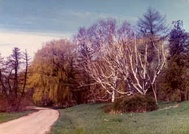
#> input picture Assignment 2/Group03_Assignment2_code/Group03_Assignment2_code/3-class-scene-image-dataset/test/botanical_garden/sun_aajgmzsvuhejexcq.jpg, 189 x 134 px, shrunk from 326 x 232 before the run, given as the content of the folder 3-class-scene-image-dataset/train, which was not available
$ jupyter execute --allow-errors 'Group03_Assignment2_dataste(2b)_BoVW_code.ipynb'   (text cells are left out)
#> lines starting #> are read from the running program, lines starting #| are printed output that depends on the picture; pictures that were not available may be replaced by others from this repository, and a replacement may not be noted
[cell 1]
import os
import numpy as np
import cv2
from sklearn.cluster import KMeans

# Function to extract 24-dimensional color histogram features from patches
def extract_patch_histogram(patch, bins=(8, 8, 8)):
    hist_r = cv2.calcHist([patch], [0], None, [bins[0]], [0, 256]).flatten()  # Red channel
    hist_g = cv2.calcHist([patch], [1], None, [bins[1]], [0, 256]).flatten()  # Green channel
    hist_b = cv2.calcHist([patch], [2], None, [bins[2]], [0, 256]).flatten()  # Blue channel

    hist_r /= np.sum(hist_r)
    hist_g /= np.sum(hist_g)
    hist_b /= np.sum(hist_b)

    feature_vector = np.concatenate([hist_r, hist_g, hist_b])
    return feature_vector

# Extract features from 32x32 patches
def extract_image_features(image, patch_size=(32, 32), bins=(8, 8, 8)):
    img_h, img_w, _ = image.shape
    all_patches_features = []

    for i in range(0, img_h, patch_size[0]):
        for j in range(0, img_w, patch_size[1]):
            patch = image[i:i+patch_size[0], j:j+patch_size[1]]
            if patch.shape[0] == patch_size[0] and patch.shape[1] == patch_size[1]:
                patch_features = extract_patch_histogram(patch, bins)
                all_patches_features.append(patch_features)

    return np.array(all_patches_features)

# Extract BoVW feature for a single image
def extract_bovw_feature(image_path, kmeans_model, num_clusters=32):
    image = cv2.imread(image_path)
    if image is not None:
        features = extract_image_features(image)
        cluster_assignments = kmeans_model.predict(features)

        # Count how many features fall into each of the 32 clusters
        bovw_feature = np.histogram(cluster_assignments, bins=np.arange(0, num_clusters + 1))[0]

        # Normalize the BoVW vector
        bovw_feature = bovw_feature / np.sum(bovw_feature)
        return bovw_feature

# Process and save BoVW features for the entire dataset
def process_bovw_features_for_dataset(dataset_folder, kmeans_model, output_folder, num_clusters=32):
    if not os.path.exists(output_folder):
        os.makedirs(output_folder)

    class_folders = os.listdir(dataset_folder)
    for class_name in class_folders:
        class_folder_path = os.path.join(dataset_folder, class_name)
        output_class_folder = os.path.join(output_folder, class_name)
        if not os.path.exists(output_class_folder):
            os.makedirs(output_class_folder)

        for image_name in os.listdir(class_folder_path):
            image_path = os.path.join(class_folder_path, image_name)
            bovw_feature = extract_bovw_feature(image_path, kmeans_model, num_clusters)
            output_file = os.path.join(output_class_folder, f"{image_name.split('.')[0]}_bovw.npy")
            np.save(output_file, bovw_feature)
            print(f"Processed and saved BoVW features for {image_name}")

# Example usage for processing the train and test datasets
train_folder = r'3-class-scene-image-dataset/train'
test_folder = r'3-class-scene-image-dataset/test'
output_train_bovw = r'3-class-scene-image-dataset/output_train_features_bovw'
output_test_bovw = r'3-class-scene-image-dataset/output_test_features_bovw'

# Assuming 24-dimensional histogram features have already been extracted for all training images
# Load all the training 24-dimensional features to apply K-means clustering
all_train_features = []
for class_name in os.listdir(train_folder):
    class_folder = os.path.join(train_folder, class_name)
    for image_name in os.listdir(class_folder):
        image_path = os.path.join(class_folder, image_name)
        image = cv2.imread(image_path)  # Load the image using OpenCV
#> image is the input picture: shape (134, 189, 3); mean B, G, R 110.7, 108.8, 131.4
    if image is not None:
        features = extract_image_features(image)  # Extract the 24-dimensional color histogram features from the image
#> after the loop in extract_image_features, `for i in range(0, img_h, patch_size[0]):`: all_patches_features = 20 items
#> in extract_image_features, `return np.array(all_patches_features)`:
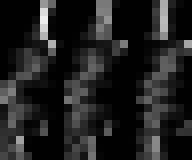
#> returned value: shape (20, 24) float32 (shown 8 times larger); min 0, max 0.928, mean 0.125
        all_train_features.append(features)
        all_train_features.append(features)

all_train_features = np.vstack(all_train_features)  # Combine all training features
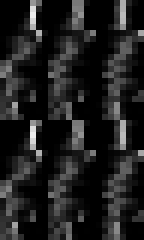
#> all_train_features: shape (40, 24) float32 (shown 6 times larger); min 0, max 0.928, mean 0.125

# Perform K-means clustering on the 24-dimensional features of all classes
num_clusters = 32
kmeans_model = KMeans(n_clusters=num_clusters, random_state=42)
kmeans_model.fit(all_train_features)

# Process and save BoVW features for training and test sets
print("Processing BoVW features for training set...")
process_bovw_features_for_dataset(train_folder, kmeans_model, output_train_bovw, num_clusters)
#> the loop in extract_image_features (call 2), `for i in range(0, img_h, patch_size[0]):` made 5 passes
#> in extract_bovw_feature, `cluster_assignments = kmeans_model.predict(features)`: cluster_assignments = 20 values, max 19 at index 7, min 0 at index 14, mean 9.5
#> in extract_bovw_feature, `bovw_feature = np.histogram(cluster_assignments, bins=np.arange(0, num..`: bovw_feature = 32 values, max 1 at index 0, min 0 at index 20, mean 0.625
#> in extract_bovw_feature, `bovw_feature = bovw_feature / np.sum(bovw_feature)`: bovw_feature = 32 values, max 0.05 at index 0, min 0 at index 20, mean 0.0312

print("Processing BoVW features for test set...")
process_bovw_features_for_dataset(test_folder, kmeans_model, output_test_bovw, num_clusters)
#> pass 2 of the loop in process_bovw_features_for_dataset, `for class_name in class_folders:`:
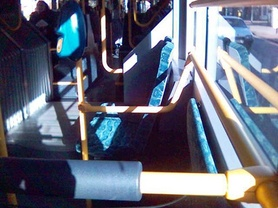
#> input picture Assignment 2/Group03_Assignment2_code/Group03_Assignment2_code/3-class-scene-image-dataset/test/bus_interior/sun_acllxzfyqauwsehk.jpg, 278 x 208 px, shrunk from 480 x 360 before the run
#> in extract_bovw_feature, image is the input picture: shape (208, 278, 3); mean B, G, R 121.6, 105.1, 100.5
#> the loop in extract_image_features (call 6), `for i in range(0, img_h, patch_size[0]):` made 7 passes
#> after the loop in extract_image_features (call 6), `for i in range(0, img_h, patch_size[0]):`: all_patches_features = 48 items
#> in extract_image_features (call 6), `return np.array(all_patches_features)`:
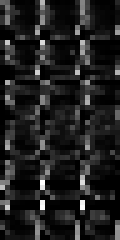
#> returned value: shape (48, 24) float32 (shown 5 times larger); min 0, max 0.997, mean 0.125
#| Processed and saved BoVW features for sun_acllxzfyqauwsehk.jpg

[cell 2]
import os
import numpy as np
import cv2
from sklearn.cluster import KMeans
import matplotlib.pyplot as plt

# Function to visualize BoVW histogram
# [6 lines left out: function plot_bovw_histogram, not called in this run]

# Function to extract 24-dimensional color histogram features from patches (already defined)
def extract_patch_histogram(patch, bins=(8, 8, 8)):
    hist_r = cv2.calcHist([patch], [0], None, [bins[0]], [0, 256]).flatten()
    hist_g = cv2.calcHist([patch], [1], None, [bins[1]], [0, 256]).flatten()
    hist_b = cv2.calcHist([patch], [2], None, [bins[2]], [0, 256]).flatten()

    hist_r /= np.sum(hist_r)
    hist_g /= np.sum(hist_g)
    hist_b /= np.sum(hist_b)

    feature_vector = np.concatenate([hist_r, hist_g, hist_b])
    return feature_vector

# Function to extract features from 32x32 patches
def extract_image_features(image, patch_size=(32, 32), bins=(8, 8, 8)):
    img_h, img_w, _ = image.shape
    all_patches_features = []

    for i in range(0, img_h, patch_size[0]):
        for j in range(0, img_w, patch_size[1]):
            patch = image[i:i+patch_size[0], j:j+patch_size[1]]
            if patch.shape[0] == patch_size[0] and patch.shape[1] == patch_size[1]:
                patch_features = extract_patch_histogram(patch, bins)
                all_patches_features.append(patch_features)

    return np.array(all_patches_features)

# Function to extract BoVW features from an image
# [25 lines left out: functions extract_bovw_feature, visualize_bovw_features, not called in this run]

# Step 1: Load BoVW features from the entire training set
def load_all_train_features(train_bovw_path):
    all_train_features = []

    for class_name in os.listdir(train_bovw_path):
        class_folder = os.path.join(train_bovw_path, class_name)
        for image_name in os.listdir(class_folder):
            # Load each image and extract its BoVW feature
            image_path = os.path.join(class_folder, image_name)
            image = cv2.imread(image_path)
            if image is not None:
                features = extract_image_features(image)  # Extract 24-dimensional color histogram features from the image
                all_train_features.extend(features)  # Add all patch features of the image

    return np.array(all_train_features)

# Example usage
train_bovw_path = r'3-class-scene-image-dataset/train'
num_clusters = 32

# Step 2: Load all BoVW features from the training dataset
all_train_features = load_all_train_features(train_bovw_path)
#> the loop in extract_image_features, `for i in range(0, img_h, patch_size[0]):` made 5 passes
#> after the loop in extract_image_features, `for i in range(0, img_h, patch_size[0]):`: all_patches_features = 20 items

# Step 3: Fit KMeans model with the BoVW features from the entire training dataset
kmeans_model = KMeans(n_clusters=num_clusters, random_state=42)
#> (the rest of this cell did not finish here and is left out)

[cell 3]
from sklearn.cluster import KMeans
import numpy as np
import os

# Perform K-means clustering on BoVW features for each class
def perform_kmeans_class_by_class(train_bovw_path, num_clusters):
    class_folders = ['botanical_garden', 'bus_interior', 'elevator_shaft']
    kmeans_params = {}

    for class_name in class_folders:
        print(f"\nPerforming K-means clustering for class: {class_name} with K={num_clusters}")

        # Load the BoVW features for this class
        class_folder = os.path.join(train_bovw_path, class_name)
        class_features = np.vstack([np.load(os.path.join(class_folder, f)) for f in os.listdir(class_folder)])

        # Perform K-means clustering on the BoVW features
        kmeans_model = KMeans(n_clusters=num_clusters, random_state=42)
        kmeans_model.fit(class_features)

        # Get the centroids (means) and calculate covariances for each cluster
        centroids = kmeans_model.cluster_centers_
        covariances = []
        labels = kmeans_model.labels_

        for i in range(num_clusters):
            cluster_points = class_features[labels == i]
            if len(cluster_points) > 1:
                covariance = np.cov(cluster_points.T)
            else:
                covariance = np.eye(class_features.shape[1])  # Identity matrix if cluster has one point
            covariances.append(covariance + np.eye(class_features.shape[1]) * 1e-6)  # Regularize covariance

        # Store the parameters (centroids and covariances)
        kmeans_params[class_name] = (centroids, covariances)

        # Print the K-means parameters
        print(f"K-means parameters for class {class_name}:")
        print("Centroids (Means):")
        for i, centroid in enumerate(centroids):
            print(f"Cluster {i + 1} centroid:\n{centroid}")

        print("\nCovariance Matrices:")
        for i, covariance in enumerate(covariances):
            print(f"Cluster {i + 1} covariance matrix:\n{covariance}")

    return kmeans_params

# Example usage for clustering with dynamic number of clusters (k)
train_bovw_path = '3-class-scene-image-dataset/output_train_features_bovw'
num_clusters = 1  # You can change this dynamically

# Perform K-means clustering on the BoVW features of each class
#> (the rest of this cell did not finish here and is left out)
